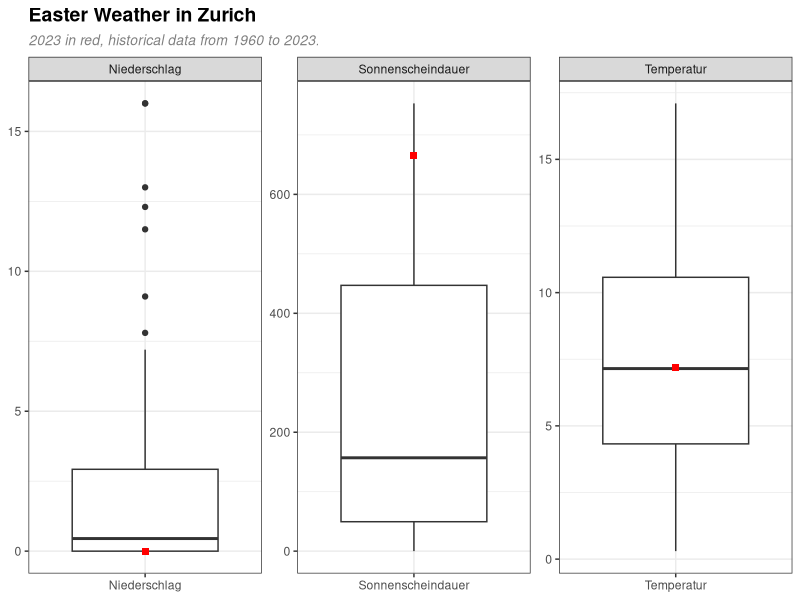
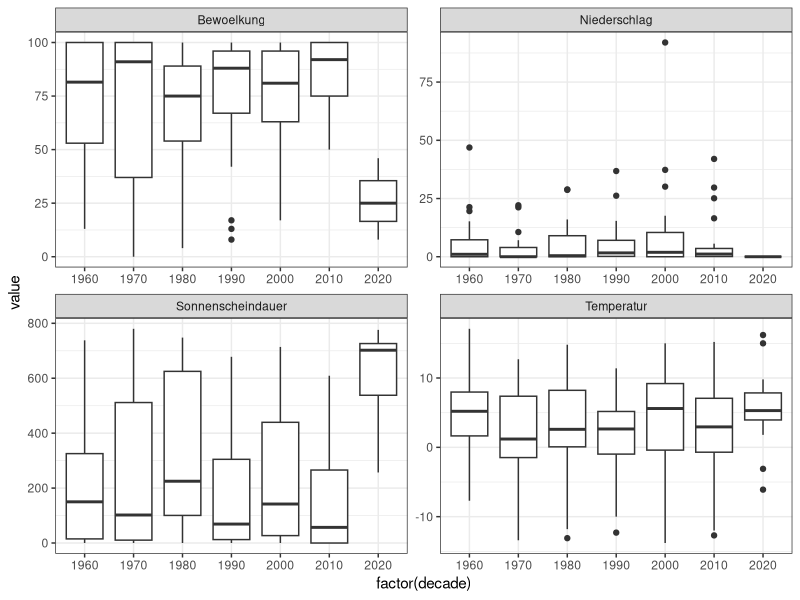
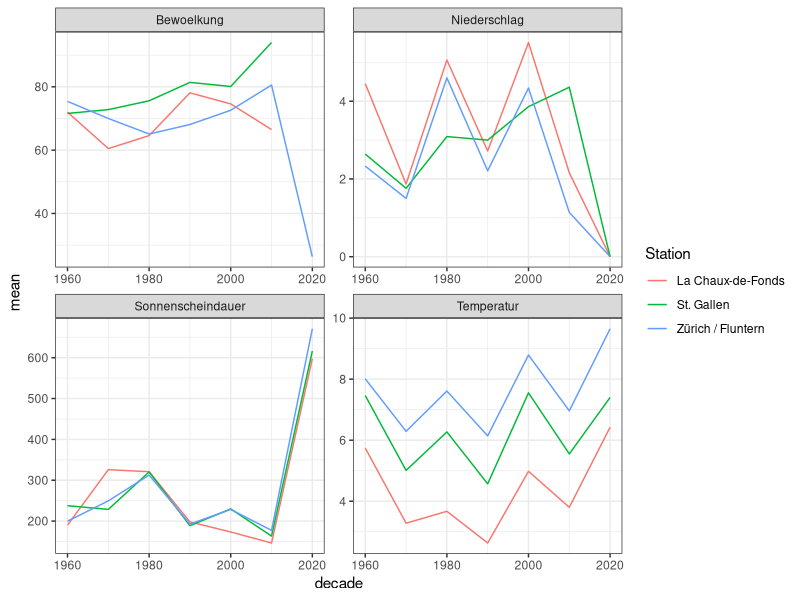

The R source for these figures, in order:
## ---- chunk 1
knitr::opts_chunk$set(echo = TRUE)

setwd(dirname(rstudioapi::getActiveDocumentContext()[[2]]))

library(tidyverse)

theme_set(
  theme_bw() +
    theme(plot.title = element_text(size = 14, face = "bold"),
          plot.subtitle = element_text(size = 10, face = "italic",
                                       colour = "grey50"))
)
## ---- chunk 2
data = read_csv("weather_data_easter.csv") %>% 
  mutate(across(c(Sonnenscheindauer, Temperatur, Bewoelkung), parse_number))
## ---- chunk 3
data %>%
  filter(`station/location` == "SMA") %>% 
  select(Bewoelkung:month) %>% 
  pivot_longer(-c(Bewoelkung, Station, year, month)) %>% 
  ggplot() +
  geom_boxplot(aes(x=name, y=value)) +
  geom_point(data=data %>% 
               filter(`station/location` == "SMA",
                      year == 2023) %>% 
               select(Bewoelkung:month) %>% 
               pivot_longer(-c(Bewoelkung, Station, year, month)),
             aes(x=name, y=value),
             colour = "red", shape="square", size=2) +
  facet_wrap(~ name, scales="free") +
  labs(title="Easter Weather in Zurich",
       subtitle = "2023 in red, historical data from 1960 to 2023.",
       y = NULL, x = NULL)
## ---- chunk 4
data %>% 
  mutate(decade = year - (year %% 10)) %>% 
  select(Bewoelkung:decade,
         -c(day)) %>% 
  pivot_longer(-c(Station:decade)) %>% 
  ggplot(aes(x = factor(decade), y = value)) +
  geom_boxplot() +
  facet_wrap(~ name, scales = "free")
## ---- chunk 5
data %>% 
  mutate(decade = year - (year %% 10)) %>% 
  select(Bewoelkung:decade,
         -c(day)) %>% 
  filter(Station != "Säntis") %>% 
  pivot_longer(-c(Station:decade)) %>% 
  group_by(Station, name, decade) %>% 
  summarise(mean = mean(value, na.rm = T)) %>% 
  ungroup() %>% 
  ggplot(aes(decade, mean, colour = Station)) +
  geom_line() +
  facet_wrap(~ name, scales = "free")
